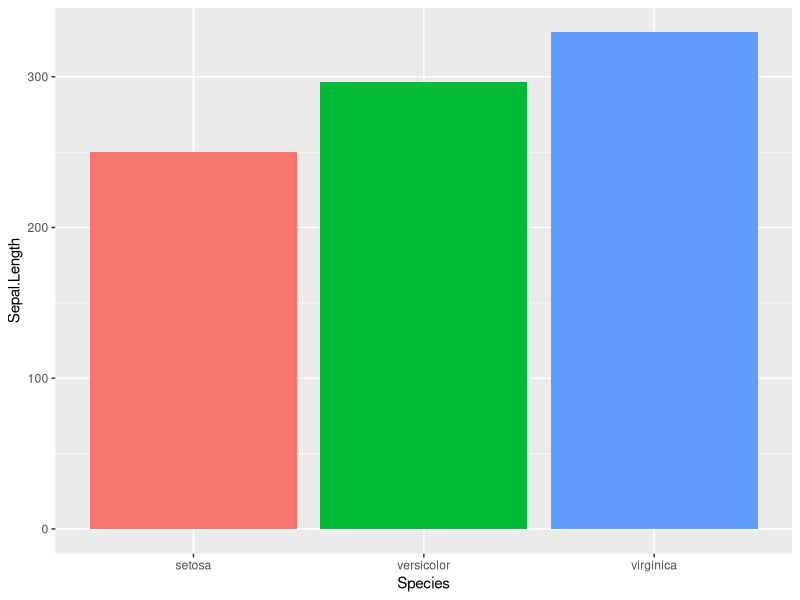
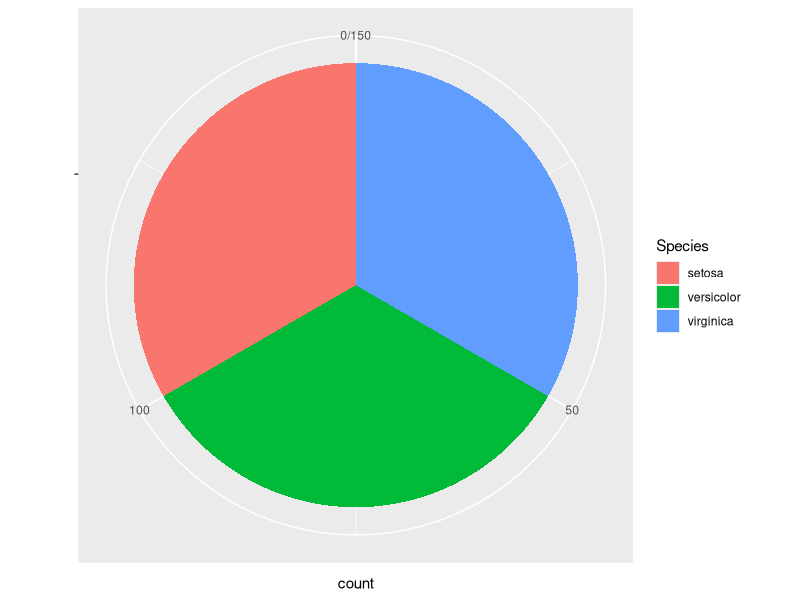
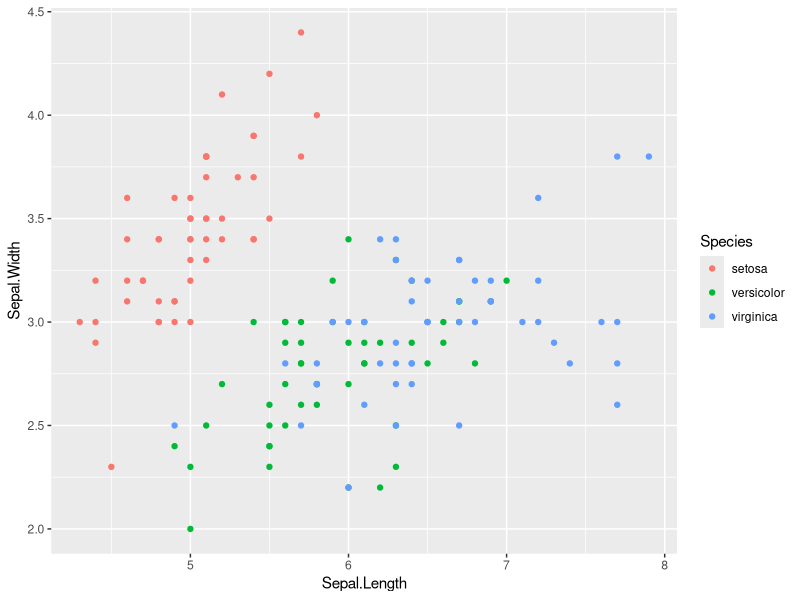
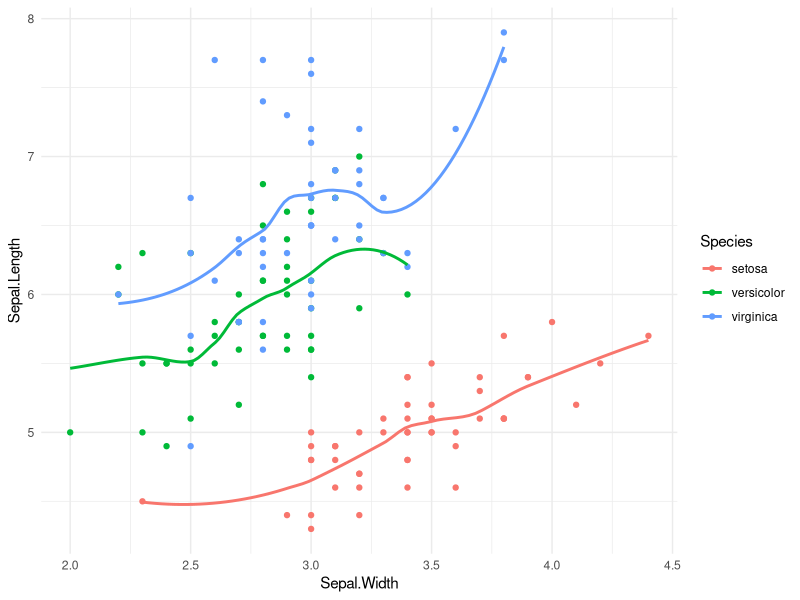
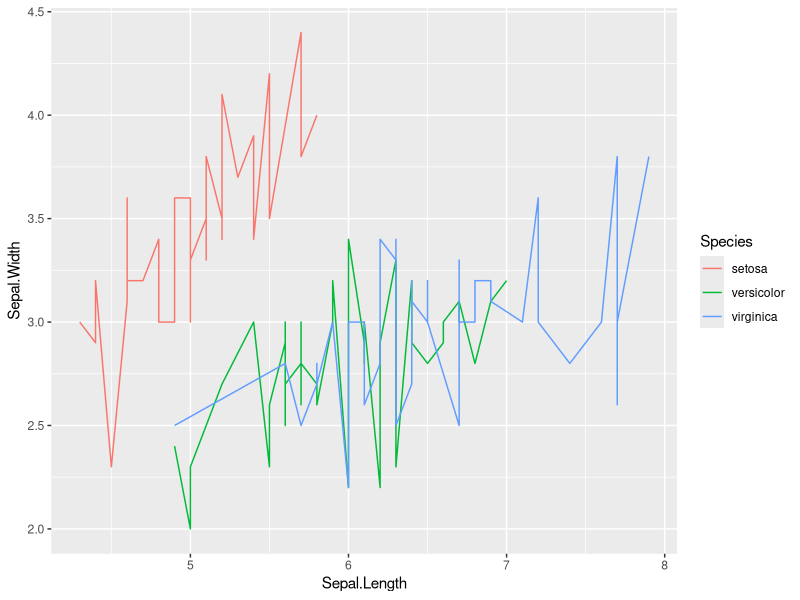
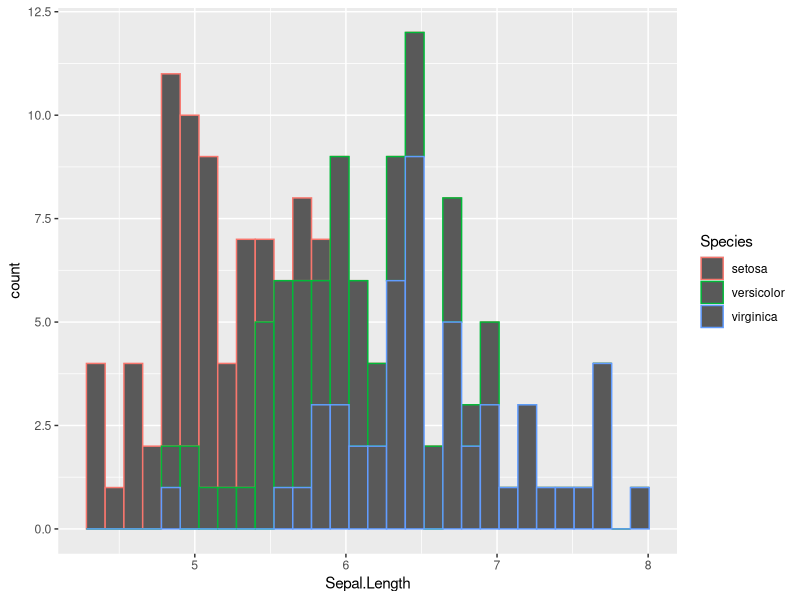
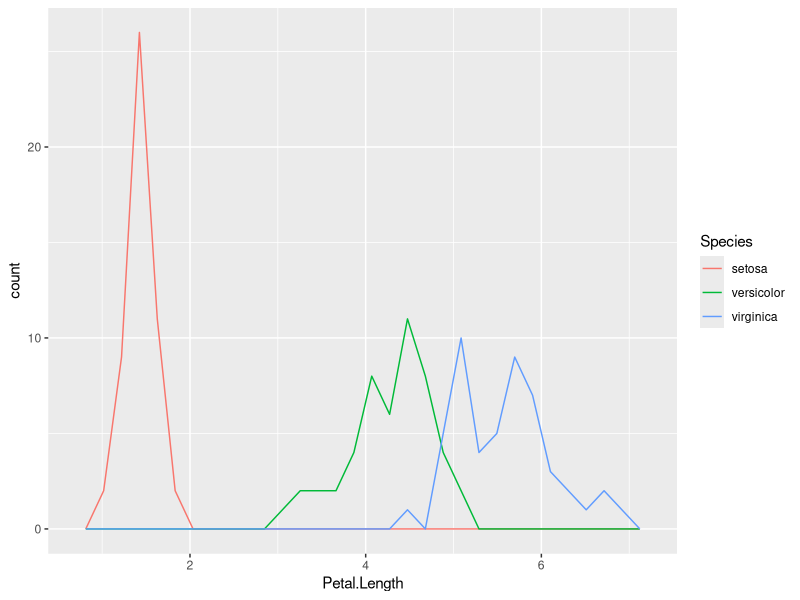
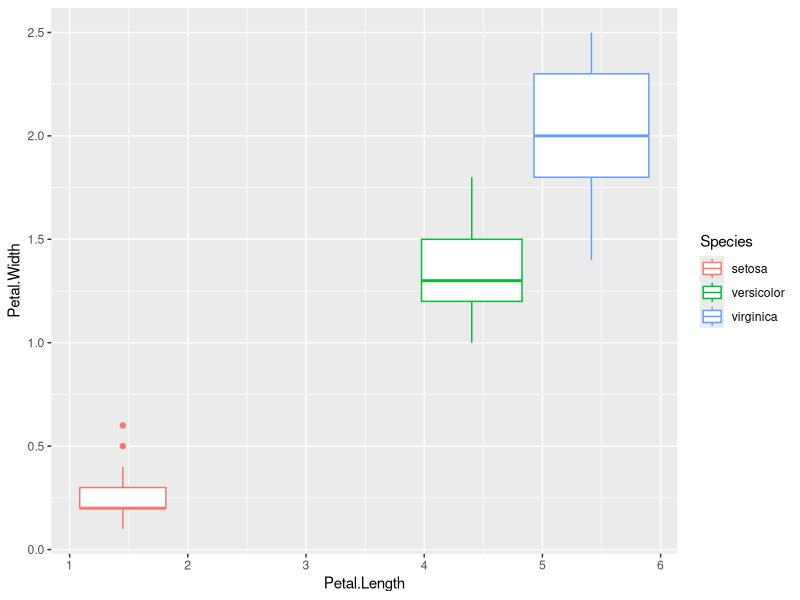

Generate these figures, in order, with R:
## ---- chunk 1
knitr::opts_chunk$set(echo = TRUE)
## ---- chunk 2
library(ggplot2)
iris
## ---- chunk 3
ggplot(data=iris, aes(x=Species, y=Sepal.Length, fill=Species)) +
    geom_bar(stat="identity") +
    guides(fill=FALSE)
## ---- chunk 4
ggplot(data = iris,
  aes(x = factor(""), fill = Species) ) +
  geom_bar() +
  coord_polar(theta = "y") +
  scale_x_discrete("")
## ---- chunk 5
ggplot(iris, aes(Sepal.Length, Sepal.Width, color=Species)) +
  geom_point()
## ---- chunk 6
ggplot(data=iris,aes(x=Sepal.Width, y=Sepal.Length,color=Species)) + geom_point() +geom_smooth(se=FALSE)+
 theme_minimal()
## ---- chunk 7
ggplot(iris, aes(Sepal.Length, Sepal.Width, color=Species)) +
  geom_line()
## ---- chunk 8
ggplot(data = iris, aes(x = Sepal.Length,color=Species)) +
geom_histogram()
## ---- chunk 9
ggplot(iris, aes(x=Petal.Length, color=Species)) +
  geom_freqpoly()
## ---- chunk 10
ggplot(iris, aes(x=Petal.Length, y=Petal.Width, color=Species)) +
geom_boxplot()
## ---- chunk 11
ggplot(data=iris,aes(x=Sepal.Length,color=Species)) + geom_density() +theme_minimal()
## ---- chunk 12
ggplot(data=iris,aes(x=Petal.Width,y=Petal.Length,color=Species)) +geom_density2d()+ theme_minimal()
